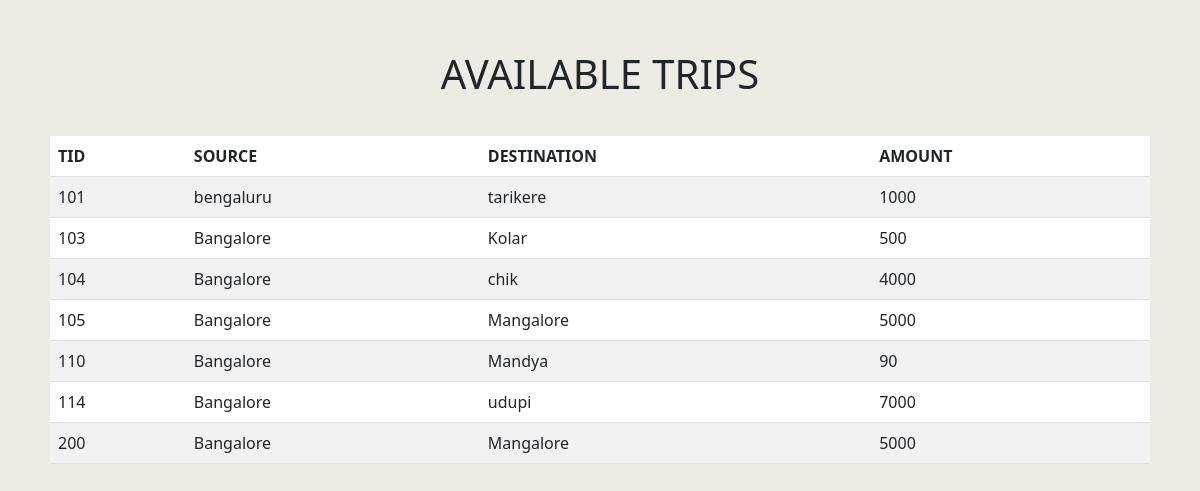
Page /availablecu.php on the committed database.
### tables this page shows
CREATE TABLE `trip` (
  `tid` int(20) NOT NULL,
  `source` varchar(30) NOT NULL,
  `destination` varchar(30) NOT NULL,
  `amount` int(20) NOT NULL
);

### availablecu.php (the view, shortened to what this page needs)
<?php
$server = "localhost";
$username = "root";
$password = "";
  $database = "dbms";
$con= mysqli_connect($server, $username, $password,$database);
$sql = "SELECT * FROM trip";
$result = $con->query($sql);
?>
<!DOCTYPE html>
<html lang="en">
<head>
    <link href="https://cdn.jsdelivr.net/npm/bootstrap@5.3.0-alpha1/dist/css/bootstrap.min.css" rel="stylesheet">
</head>
<body style="margin:50px;">
    <h1 style="text-align:center; padding-bottom:30px;">AVAILABLE TRIPS</h1>
    <table class=" table table-striped">
        <thead>
            <tr>
                <th>TID</th>
                <th>SOURCE</th>
                <th>DESTINATION</th>
                <th>AMOUNT</th>
            </tr>
        </thead>
        <tbody>
            <?php
           while($row=$result->fetch_assoc()){
            echo "<tr>
                <td>". $row["tid"] ."</td>
                <td>". $row["source"] ."</td>
                <td>". $row["destination"] ."</td>
                <td>". $row["amount"] ."</td>
            </tr>";
           }
           ?>
        </tbody>
    </table>
</body>
</html>

### availablecu.php (style rules this page uses)
* { margin: 0; padding: 0; }
body { background-color: rgb(236, 236, 228); }

### rows in the picture
trip: tid "101", source "bengaluru", destination "tarikere", amount "1000"
trip: tid "103", source "Bangalore", destination "Kolar", amount "500"
trip: tid "104", source "Bangalore", destination "chik", amount "4000"
trip: tid "105", source "Bangalore", destination "Mangalore", amount "5000"
trip: tid "110", source "Bangalore", destination "Mandya", amount "90"
trip: tid "114", source "Bangalore", destination "udupi", amount "7000"
trip: tid "200", source "Bangalore", destination "Mangalore", amount "5000"
